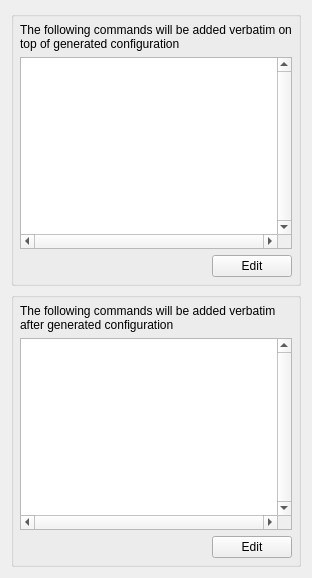
     <widget class="QWidget" name="TabPage2">
      <attribute name="title">
       <string>Prolog/Epilog</string>
      </attribute>
      <layout class="QGridLayout" name="gridLayout_10">
       <item row="0" column="0">
        <widget class="QGroupBox" name="frame146">
         <property name="title">
          <string/>
         </property>
         <layout class="QGridLayout">
          <property name="margin">
           <number>6</number>
          </property>
          <item row="2" column="0">
           <spacer>
            <property name="orientation">
             <enum>Qt::Horizontal</enum>
            </property>
            <property name="sizeType">
             <enum>QSizePolicy::Expanding</enum>
            </property>
            <property name="sizeHint" stdset="0">
             <size>
              <width>40</width>
              <height>20</height>
             </size>
            </property>
           </spacer>
          </item>
          <item row="2" column="1">
           <widget class="QPushButton" name="edit_prolog_button">
            <property name="text">
             <string>Edit</string>
            </property>
           </widget>
          </item>
          <item row="0" column="0" colspan="2">
           <widget class="QLabel" name="textLabel2">
            <property name="text">
             <string>The following commands will be added verbatim on top of generated configuration</string>
            </property>
            <property name="alignment">
             <set>Qt::AlignVCenter</set>
            </property>
            <property name="wordWrap">
             <bool>true</bool>
            </property>
           </widget>
          </item>
          <item row="1" column="0" colspan="2">
           <widget class="QTextEdit" name="pix_prolog_script">
            <property name="verticalScrollBarPolicy">
             <enum>Qt::ScrollBarAlwaysOn</enum>
            </property>
            <property name="horizontalScrollBarPolicy">
             <enum>Qt::ScrollBarAlwaysOn</enum>
            </property>
           </widget>
          </item>
         </layout>
        </widget>
       </item>
       <item row="1" column="0">
        <widget class="QGroupBox" name="frame147">
         <property name="title">
          <string/>
         </property>
         <layout class="QGridLayout">
          <property name="margin">
           <number>6</number>
          </property>
          <item row="2" column="1">
           <widget class="QPushButton" name="edit_epilog_button">
            <property name="text">
             <string>Edit</string>
            </property>
           </widget>
          </item>
          <item row="2" column="0">
           <spacer>
            <property name="orientation">
             <enum>Qt::Horizontal</enum>
            </property>
            <property name="sizeType">
             <enum>QSizePolicy::Expanding</enum>
            </property>
            <property name="sizeHint" stdset="0">
             <size>
              <width>40</width>
              <height>20</height>
             </size>
            </property>
           </spacer>
          </item>
          <item row="1" column="0" colspan="2">
           <widget class="QTextEdit" name="pix_epilog_script">
            <property name="verticalScrollBarPolicy">
             <enum>Qt::ScrollBarAlwaysOn</enum>
            </property>
            <property name="horizontalScrollBarPolicy">
             <enum>Qt::ScrollBarAlwaysOn</enum>
            </property>
           </widget>
          </item>
          <item row="0" column="0" colspan="2">
           <widget class="QLabel" name="textLabel2_2">
            <property name="text">
             <string>The following commands will be added verbatim after generated configuration</string>
            </property>
            <property name="alignment">
             <set>Qt::AlignVCenter</set>
            </property>
            <property name="wordWrap">
             <bool>true</bool>
            </property>
           </widget>
          </item>
         </layout>
        </widget>
       </item>
      </layout>
     </widget>
